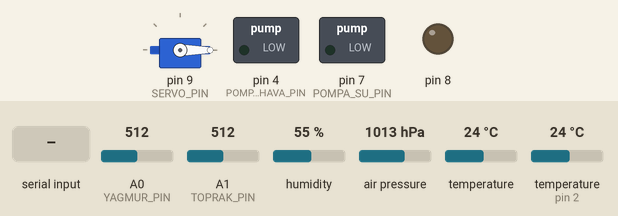
Recording of a sketch running on a simulated Arduino Uno, built with avr-gcc and run on an emulated ATmega328P. On the bench: servo, switched loads named in the sketch (green lamp = pin HIGH), output pins drawn as LEDs (lit = HIGH). Inputs (shaded band) come from the test bench; at power-on: A0 (YAGMUR_PIN) = 512, A1 (TOPRAK_PIN) = 512, humidity 55 %, air pressure 1013 hPa, temperature 24 °C, temperature (sensor on pin 2) 24 °C. What the sketch prints to the serial monitor is not drawn.

Above: at 1.3 s.
1.4 s: "PIN 8 1\n" received over Serial
At 3.5 s:
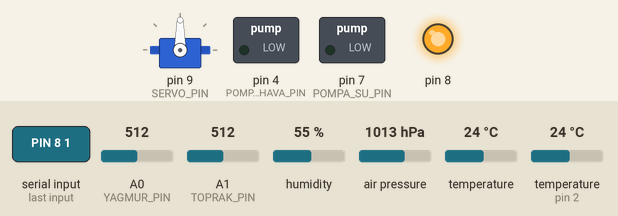
4.0 s: A0 (YAGMUR_PIN) set to 647
5.9 s: A0 (YAGMUR_PIN) set to 671
At 8.2 s:
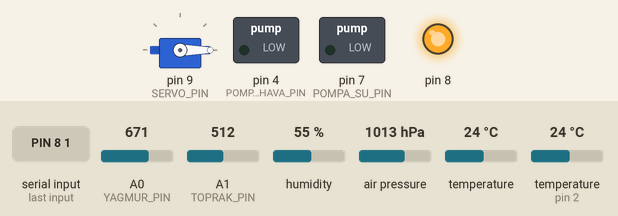
8.6 s: "SERVO 45\n" received over Serial
At 10.8 s:
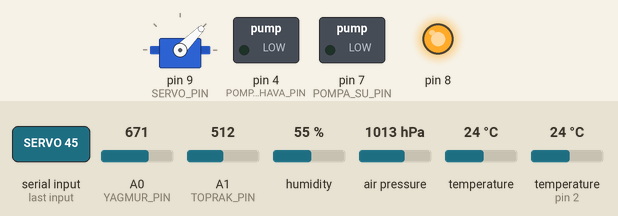
11.4 s: "SERVO 150\n" received over Serial
At 12.9 s:
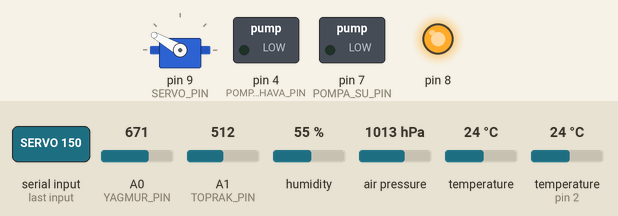
Timing chart, 0 to 14.4 s (numbered marks = the images above; inputs shaded):
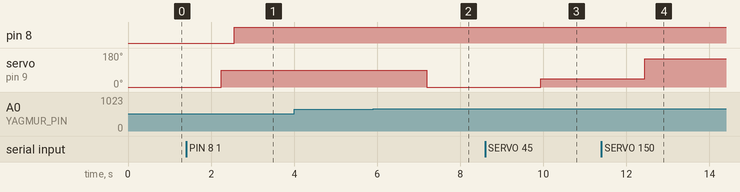

Measured:
- the behaviour switches between 655 and 656 on A0 (YAGMUR_PIN) (found by bisection; images 1 and 2)
- after the input at 1.4 s, pin 8: LOW → HIGH after 1.2 s
- after the input at 4.0 s, every drawn part: stays the same
- after the input at 5.9 s, servo on pin 9 (SERVO_PIN): 90° → 0° after 1.3 s
- after the input at 8.6 s, servo on pin 9 (SERVO_PIN): 0° → 45° after 1.3 s
- after the input at 11.4 s, servo on pin 9 (SERVO_PIN): 45° → 150° after 1.0 s

The sketch:

farmbot_sensors.ino
```cpp
/*
 * FarmBot — Arduino sensör düğümü
 * ================================
 * Temel: senin yazdığın kod. Mantık ve Türkçe çıktılar aynen korundu.
 * Üzerine panele bağlanabilmesi için gerekenler eklendi.
 *
 * EKLENENLER
 *   1) Her ölçümden sonra tek satırlık VERI: satırı basılıyor.
 *      Köprü programı bu satırı okuyup buluta gönderiyor.
 *      Senin okuduğun Türkçe satırlar aynen duruyor.
 *   2) Seri porttan komut alma (panelden servo kontrolü için).
 *   3) OTOMATIK / MANUEL kip: panelden komut gelince otomatik karar durur,
 *      "AUTO" komutuyla geri açılır. Yoksa panel servoyu 90'a alsa bile
 *      döngü bir sonraki turda üzerine yazardı.
 *   4) Barometre bulunamazsa sistem artık DURMUYOR. Eski hâlinde while(1)
 *      tüm ölçümü kilitliyordu; tek sensör arızası yüzünden nem ve toprak
 *      verisi de kesiliyordu.
 *   5) Toprak nemi ham değerin yanında yüzde olarak da hesaplanıyor.
 *
 * GEREKEN KÜTÜPHANELER (senin zaten kurduklarının aynısı, yenisi yok)
 *   - Adafruit BMP085 Library      (BMP180/GY-68 ile uyumlu)
 *   - DHT sensor library           (Adafruit)
 *   - Adafruit Unified Sensor
 *   Servo ve Wire, Arduino IDE ile birlikte gelir.
 */

#include <Wire.h>
#include <Adafruit_BMP085.h>
#include <DHT.h>
#include <Servo.h>

// --- SENSÖR PİN TANIMLAMALARI ---
#define DHTPIN 2          // Nem ve sıcaklık sensörü D2'ye bağlı
#define DHTTYPE DHT11     // Elindeki sensör DHT11
#define YAGMUR_PIN A0     // HW-103 yağmur sensörünün analog (AO) pini
// Toprak nemi sensörü henüz yok. Taktığında A1'e bağla ve aşağıdaki
// Toprak nemi probu — uç değiştirme istasyonundaki sensör.
//
// A1'de, A0'da DEĞİL: A0'ı yağmur sensörü kullanıyor ve iki analog sensör
// aynı pini paylaşamaz. Paylaşırlarsa ikisi de birbirinin okumasını bozar ve
// hangi değerin hangisine ait olduğu anlaşılmaz.
#define TOPRAK_PIN A1
#define SERVO_PIN 9       // SG 5010 Servo pini

// --- NESNELERİ OLUŞTURMA ---
Adafruit_BMP085 bmp;
DHT dht(DHTPIN, DHTTYPE);
Servo tarimServo;

// --- YAĞMUR EŞİĞİ ---
// HW-103 kuruyken 1023'e yakın, su gördüğünde 0'a yakın değer verir.
// Doğru eşiği bulmak için: panelde "Yağmur (ham)" grafiğine bak, sensör
// kuruyken ve üstüne birkaç damla su damlattığında okunan değerlerin
// ortasını buraya yaz.
/*
 * Yağmur eşiği — ham ADC değeri bunun ALTINDAYSA "ıslak" sayılıyor.
 *
 * Sahada ölçüldü: sensör kuruyken ~990, ıslakken ~240. Yani su değdikçe
 * değer DÜŞÜYOR ve eşik ikisinin ortası: (990 + 240) / 2 = 615.
 *
 * Bir ara bunun tersini yazmıştım. Sebebi şuydu: sensör o sırada RX0'a
 * bağlıydı ve A0 boştaydı; boştaki pin yanındaki kanalın değerini kaptığı
 * için "kuru 286, ıslak 500" gibi anlamsız sayılar ölçmüştük. Sensör A0'a
 * alınınca gerçek davranış ortaya çıktı ve ilk yön doğru çıktı.
 *
 * `ESIK <sayi>` komutuyla çalışırken değiştirilebiliyor.
 */
int suEsikDegeri = 615;

/*
 * Histerezis — kararın sınırda titrememesi için.
 *
 * Sahada kuru sensörün iki saniyede 336'dan 495'e sıçradığını gördük. Tek bir
 * eşikle bu gürültü, saniyede bir "yağmur var / yok" demek ve vanayı sürekli
 * açıp kapamak anlamına gelirdi.
 *
 * Bu yüzden iki sınır var: ıslak demek için eşiğin bu kadar üstüne çıkmak,
 * kuru demek için bu kadar altına inmek gerekiyor. Arada kalan bölgede son
 * karar korunuyor.
 */
const int ESIK_HISTEREZIS = 40;
bool islakMi = false;

/*
 * POMPALAR
 * --------
 * D4 = hava pompası, D7 = su çıkışı (pompa ve vana aynı röleye bağlı).
 *
 * Pin pompayı **beslemiyor**, yalnızca röleyi anahtarlıyor: bir Arduino pini
 * ~20 mA verir, en küçük pompa bile yüzlerce mA çeker. Pompanın gücü ayrı
 * kaynaktan gelmeli.
 *
 * DİKKAT — röle yönü: piyasadaki modüllerin çoğu **aktif-LOW**, yani IN ucu
 * LOW iken röle çeker. Öyle bir modülünüz varsa buradaki POMPA_ACIK/KAPALI
 * değerlerini ters çevirin. Hangisi olduğunu denemeden bilmenin yolu yok;
 * yanlış varsayım, açılışta pompanın kendiliğinden çalışması demek.
 */
#define POMPA_HAVA_PIN 4

// D7 su çıkışının tamamını sürüyor: pompa ve vana **aynı röleye** bağlı,
// yani birlikte açılıp birlikte kapanıyorlar. Ayrı pin tanımlamak, olmayan
// bir ikinci röleyi sürmeye çalışmak olurdu.
#define POMPA_SU_PIN   7

const int POMPA_ACIK   = HIGH;
const int POMPA_KAPALI = LOW;

// Panelin gerçek durumu görebilmesi için son yazılan değeri saklıyoruz.
// Arduino pinin çıkışını geri okuyamıyor; komutu biz verdiğimiz için
// hatırlamak tek yol. Böylece panel "gönderdiğimi sanıyorum" yerine
// "kartın bildirdiği" durumu gösteriyor.
bool pompaHavaAcik = false;
bool pompaSuAcik = false;

// --- TOPRAK NEMİ (sensör takıldığında) ---
// Kalibrasyon: probu havada tutunca okunan değer -> TOPRAK_KURU,
// suya batırınca okunan -> TOPRAK_ISLAK. Panelde "Toprak (ham)" grafiğinden
// okuyup buraya yaz.
// Sahada ölçüldü: prob havadayken ~1020, suya batırılınca ~330.
// Önceki 620/260 tahmindi ve yüzdeyi sürekli %0 gösteriyordu.
const int TOPRAK_KURU  = 1020;
const int TOPRAK_ISLAK = 330;

// --- DURUM ---
bool barometreVar = false;   // Barometre bulunamazsa diğer sensörler çalışmaya devam etsin
bool otomatikKip = true;     // Panelden komut gelince false olur
int servoAcisi = 0;

void setup() {
  Serial.begin(9600);
  Serial.println("Sistem Baslatiliyor...");

  // 1. Servo Motor Başlatma
  tarimServo.attach(SERVO_PIN);
  tarimServo.write(servoAcisi); // Başlangıç konumu: Kapalı (0 derece)

  // 2. DHT (Nem/Sıcaklık) Başlatma
  dht.begin();

  // 3. GY-68 (Barometre) Başlatma
  barometreVar = bmp.begin();
  if (!barometreVar) {
    // Eskiden burada while(1) vardı ve tüm sistem donuyordu.
    // Artık sadece uyarıyoruz; nem, sıcaklık ve toprak ölçümü devam ediyor.
    Serial.println("UYARI: GY-68 Barometre bulunamadi! Kablolari kontrol edin.");
    Serial.println("       Diger sensorler calismaya devam ediyor.");
  }

  // HW-103 için pinMode ayarına gerek yoktur, analogRead doğrudan okur.

  /*
   * Pompaları açıkça KAPALI başlat.
   *
   * Bu satırlar olmadan pinler açılışta giriş (yüksek empedans) kalıyor ve
   * röle modülünün kendi davranışına bağlı olarak kısa süre çekebiliyor.
   * Elektrik kesilip geldiğinde ya da kart resetlendiğinde suyun kendiliğinden
   * akmaya başlaması kabul edilemez.
   */
  pinMode(POMPA_HAVA_PIN, OUTPUT);
  digitalWrite(POMPA_HAVA_PIN, POMPA_KAPALI);
  pinMode(POMPA_SU_PIN, OUTPUT);
  digitalWrite(POMPA_SU_PIN, POMPA_KAPALI);

  Serial.println("Tum Sensorler Aktif. Olcumler Basliyor...");
  Serial.println("----------------------------------------");

  // Köprü programı bu satırdan düğümün hazır olduğunu anlar
  Serial.print("HAZIR:{\"fw\":\"farmbot-node-2.0\",\"bmp180\":");
  Serial.print(barometreVar ? "true" : "false");
  Serial.println(",\"dht\":\"DHT11\"}");
}

void loop() {
  // Panelden komut gelmiş mi? (bloklamaz, sadece bekleyen varsa okur)
  komutlariIsle();

  // Sensörlerin veri toparlaması için 2 saniye bekliyoruz
  // (DHT11 saniyede sadece 1 kez güncellenebilir)
  delay(2000);

  // --- DHT VERİLERİNİ OKUMA ---
  float nem = dht.readHumidity();
  float dhtSicaklik = dht.readTemperature(); // Santigrat

  // --- GY-68 VERİLERİNİ OKUMA ---
  float bmpSicaklik = 0;
  int32_t basinc = 0;
  float rakim = 0;
  if (barometreVar) {
    bmpSicaklik = bmp.readTemperature();
    basinc = bmp.readPressure();          // Paskal (Pa)
    rakim = bmp.readAltitude();           // metre
  }

  // --- HW-103 YAĞMUR SENSÖRÜ ---
  int yagmurDegeri = yagmurOku();

  // Sensör verilerinde okuma hatası var mı kontrol et
  if (isnan(nem) || isnan(dhtSicaklik)) {
    Serial.println("HATA: DHT sensorunden veri okunamadi!");
    return; // Döngüyü başa sar
  }

  // --- EKRANA YAZDIRMA KISMI (senin yazdığın hâliyle) ---
  Serial.print("Hava Nemi: %");
  Serial.print(nem);
  Serial.print(" | Ort. Sicaklik: ");
  // İki farklı sıcaklık okunduğu için ortalamasını alabiliriz
  if (barometreVar) {
    Serial.print((dhtSicaklik + bmpSicaklik) / 2.0);
  } else {
    Serial.print(dhtSicaklik);
  }
  Serial.println(" *C");

  Serial.print("Basinc: ");
  Serial.print(basinc);
  Serial.print(" Pa | Yagmur/Nem Seviyesi: ");
  Serial.println(yagmurDegeri);

  // --- OTONOM KARAR MEKANİZMASI ---
  // Islaklık kararını tek yerde veriyoruz: servo da panel de aynı sonucu
  // görsün. İki ayrı yerde hesaplansaydı biri histerezisli, diğeri değil
  // olurdu ve panel "kuru" derken vana açık kalabilirdi.
  islaklikGuncelle(yagmurDegeri);

  // Panelden elle komut verildiyse (otomatikKip = false) karışmıyoruz.
  if (otomatikKip) {
    if (islakMi) {
      Serial.println("DURUM: Yagmur/Su Algilandi! Vana veya Tente Aciliyor...");
      servoyuAyarla(90); // Motor 90 dereceye gider
    } else {
      Serial.println("DURUM: Kuru hava. Sistem kapali konumda.");
      servoyuAyarla(0);  // Motor 0 dereceye geri döner
    }
  } else {
    Serial.print("DURUM: MANUEL kip. Servo ");
    Serial.print(servoAcisi);
    Serial.println(" derecede bekliyor.");
  }

  // --- PANELE GÖNDERİLEN SATIR ---
  // Köprü programı yalnızca bu satırı okur, üsttekileri yok sayar.
  paneleGonder(nem, dhtSicaklik, bmpSicaklik, basinc, rakim, yagmurDegeri);

  Serial.println("----------------------------------------");
}

/** Ham ADC değerini 0–100 arası toprak nemi yüzdesine çevirir. */
// Toprak nemi yüzdesi.
//
// Katsayılar sahada ölçülerek bulunuyor: probu havada tutunca okunan değer
// TOPRAK_KURU, suya batırınca okunan TOPRAK_ISLAK olmalı. Aşağıdaki 620/260
// tahmindir — yağmur sensöründe tahminle gidip yanılmıştık, burada da ham
// değere bakıp düzeltin.
float toprakYuzdesi(int ham) {
  long aralik = (long)TOPRAK_KURU - (long)TOPRAK_ISLAK;
  if (aralik == 0) return 0;
  float yuzde = (float)((long)TOPRAK_KURU - ham) * 100.0 / (float)aralik;
  if (yuzde < 0) yuzde = 0;
  if (yuzde > 100) yuzde = 100;
  return yuzde;
}

/** Servo açısını sınırlar içinde ayarlar. */
void servoyuAyarla(int aci) {
  if (aci < 0) aci = 0;
  if (aci > 180) aci = 180;
  servoAcisi = aci;
  tarimServo.write(servoAcisi);
}

/**
 * Ölçümleri tek satırda, panelin anlayacağı biçimde yazar.
 * Kütüphane kullanmadan elle üretiliyor — ek kurulum gerekmesin diye.
 *
 * Örnek çıktı:
 * VERI:{"dht_humidity":54.0,"dht_temperature":23.0,...}
 */
void paneleGonder(float nem, float dhtSic, float bmpSic,
                  int32_t basincPa, float rakim, int yagmurHam) {
  Serial.print("VERI:{");

  Serial.print("\"dht_humidity\":");     Serial.print(nem, 1);
  Serial.print(",\"dht_temperature\":"); Serial.print(dhtSic, 1);

  if (barometreVar) {
    Serial.print(",\"bmp180_temperature\":"); Serial.print(bmpSic, 1);
    // Panelde hPa bekleniyor; Pa degerini 100'e boluyoruz
    Serial.print(",\"bmp180_pressure\":");    Serial.print(basincPa / 100.0, 1);
    Serial.print(",\"bmp180_altitude\":");    Serial.print(rakim, 1);
  }

#ifdef TOPRAK_PIN
  /*
   * Toprak nemi. Ham değeri de gönderiyoruz çünkü yüzdeye çeviren katsayılar
   * (TOPRAK_KURU / TOPRAK_ISLAK) sahada ölçülerek bulunuyor — yağmur
   * sensöründe bunu tahminle yapıp yanılmıştık.
   *
   * Ortanca filtresi burada da geçerli: prob toprağa girip çıkarken analog
   * değer sıçrıyor.
   */
  int toprakHam = toprakOku();
  Serial.print(",\"soil_raw\":");      Serial.print(toprakHam);
  Serial.print(",\"soil_moisture\":"); Serial.print(toprakYuzdesi(toprakHam), 1);
#endif

  // A0'da tek bir yağmur sensörü var. Önceki sürüm bu değeri ayrıca
  // "hw103_soil" ve "hw103_soil_raw" olarak da gönderiyordu; ortada toprak
  // sensörü olmadığı için panel yağmur sensörünü toprak nemi diye gösteriyordu.
  // Servo hangi karara göre hareket ettiyse panel de onu görsün
  Serial.print(",\"hw103_rain\":");      Serial.print(islakMi ? 1 : 0);
  // Ham değer de gidiyor: eşiği panelden bakarak ayarlayabilmek için
  Serial.print(",\"hw103_rain_raw\":");  Serial.print(yagmurHam);
  Serial.print(",\"servo_aci\":");       Serial.print(servoAcisi);
  // Eşiği de gönderiyoruz: panelde ham değerin yanında hangi sınıra göre
  // karar verildiği görünsün, tahmin etmek gerekmesin
  Serial.print(",\"rain_threshold\":");  Serial.print(suEsikDegeri);

  // Pompa durumları. Panel bunları gösterince "gönderdiğimi sanıyorum" değil
  // "kartın bildirdiği" durum görünüyor; robot resetlense de doğru kalıyor.
  Serial.print(",\"pompa_hava\":");     Serial.print(pompaHavaAcik ? 1 : 0);
  Serial.print(",\"pompa_su\":");       Serial.print(pompaSuAcik ? 1 : 0);

  Serial.println("}");
}

/*
 * Panelden gelen komutlar. Basit metin satırları — Seri Monitör'e elle de
 * yazarak deneyebilirsin (satır sonu "Yeni Satır" olmalı):
 *
 *   SERVO 90     -> servoyu 90 dereceye al, MANUEL kipe geç
 *   AC           -> servo 90 derece (vana ac)
 *   KAPA         -> servo 0 derece  (vana kapa)
 *   AUTO         -> otomatik karar mekanizmasina geri don
 *   PIN 8 1      -> 8 numarali pini HIGH yap (role vb.)
 *   OKU          -> beklemeden hemen olcum satiri bas
 */
void komutlariIsle() {
  if (!Serial.available()) return;

  String satir = Serial.readStringUntil('\n');
  satir.trim();
  satir.toUpperCase();
  if (satir.length() == 0) return;

  if (satir.startsWith("SERVO")) {
    int aci = satir.substring(5).toInt();
    otomatikKip = false;
    servoyuAyarla(aci);
    cevapVer(true, "servo");

  } else if (satir == "AC") {
    otomatikKip = false;
    servoyuAyarla(90);
    cevapVer(true, "ac");

  } else if (satir == "KAPA") {
    otomatikKip = false;
    servoyuAyarla(0);
    cevapVer(true, "kapa");

  } else if (satir == "AUTO") {
    otomatikKip = true;
    cevapVer(true, "auto");

  } else if (satir.startsWith("PIN")) {
    // "PIN 8 1" -> pin 8, deger 1
    int bosluk1 = satir.indexOf(' ');
    int bosluk2 = satir.indexOf(' ', bosluk1 + 1);
    if (bosluk1 > 0 && bosluk2 > 0) {
      int pin = satir.substring(bosluk1 + 1, bosluk2).toInt();
      int deger = satir.substring(bosluk2 + 1).toInt();
      pinMode(pin, OUTPUT);
      digitalWrite(pin, deger ? POMPA_ACIK : POMPA_KAPALI);

      // Pompa pinleriyse durumu hatırla ki panele doğrusu gitsin
      if (pin == POMPA_HAVA_PIN) pompaHavaAcik = (deger != 0);
      if (pin == POMPA_SU_PIN)   pompaSuAcik  = (deger != 0);

      cevapVer(true, "pin");
    } else {
      cevapVer(false, "pin-eksik-parametre");
    }

  } else if (satir.startsWith("ESIK")) {
    // "ESIK 250" -> yağmur eşiğini değiştir.
    //
    // Çalışırken ayarlanabilmesi önemli: doğru eşik ancak sensörü kuruyken ve
    // ıslakken okuyarak bulunuyor ve her denemede eskizi yeniden yüklemek
    // saatler alıyordu.
    int bosluk = satir.indexOf(' ');
    int yeni = (bosluk > 0) ? satir.substring(bosluk + 1).toInt() : -1;
    if (yeni > 0 && yeni < 1024) {
      suEsikDegeri = yeni;
      cevapVer(true, "esik");
    } else {
      cevapVer(false, "esik-gecersiz");
    }

  } else if (satir == "OKU") {
    cevapVer(true, "oku");

  } else {
    cevapVer(false, "bilinmeyen-komut");
  }
}

/**
 * Yağmur sensörünü gürültüden arındırarak okur — beş örneğin ortancası.
 *
 * Neden tek okuma yetmiyor: sahada kuru sensörün iki saniye içinde 336'dan
 * 495'e sıçradığını gördük. Yüksek empedanslı bir analog girişte bu normal;
 * tek bir sıçrama, kararı yanlış tarafa çeviriyordu.
 *
 * Ortalama değil **ortanca** alıyoruz: ortalama, tek bir uç değeri sonuca
 * taşır; ortanca onu tamamen dışarıda bırakır.
 */
int yagmurOku() {
  int ornekler[5];
  for (int i = 0; i < 5; i++) {
    ornekler[i] = analogRead(YAGMUR_PIN);
    delay(4);  // ADC'nin toparlanması için; ardışık okuma birbirini etkiliyor
  }

  // Beş eleman için sıralama en anlaşılır yol
  for (int i = 0; i < 4; i++) {
    for (int j = i + 1; j < 5; j++) {
      if (ornekler[j] < ornekler[i]) {
        int gecici = ornekler[i];
        ornekler[i] = ornekler[j];
        ornekler[j] = gecici;
      }
    }
  }
  return ornekler[2];
}

#ifdef TOPRAK_PIN
/** Toprak probunu gürültüden arındırarak okur — beş örneğin ortancası. */
int toprakOku() {
  int ornekler[5];
  for (int i = 0; i < 5; i++) {
    ornekler[i] = analogRead(TOPRAK_PIN);
    delay(4);
  }
  for (int i = 0; i < 4; i++) {
    for (int j = i + 1; j < 5; j++) {
      if (ornekler[j] < ornekler[i]) {
        int gecici = ornekler[i];
        ornekler[i] = ornekler[j];
        ornekler[j] = gecici;
      }
    }
  }
  return ornekler[2];
}
#endif

/**
 * Islaklık durumunu histerezisle günceller.
 *
 * Değer eşiğin belirgin şekilde üstüne çıkmadan "ıslak", belirgin şekilde
 * altına inmeden "kuru" demiyoruz. Arada kalan bölgede son karar korunuyor.
 */
void islaklikGuncelle(int ham) {
  // Islak = DÜŞÜK değer. Islak demek için eşiğin belirgin şekilde altına
  // inmek, kuru demek için belirgin şekilde üstüne çıkmak gerekiyor.
  if (!islakMi && ham < suEsikDegeri - ESIK_HISTEREZIS) {
    islakMi = true;
  } else if (islakMi && ham > suEsikDegeri + ESIK_HISTEREZIS) {
    islakMi = false;
  }
}

/** Komut sonucunu paneldeki köprüye bildirir. */
void cevapVer(bool basarili, const char* komut) {
  Serial.print("CEVAP:{\"ok\":");
  Serial.print(basarili ? "true" : "false");
  Serial.print(",\"komut\":\"");
  Serial.print(komut);
  Serial.print("\",\"servo\":");
  Serial.print(servoAcisi);
  Serial.print(",\"kip\":\"");
  Serial.print(otomatikKip ? "AUTO" : "MANUEL");
  Serial.println("\"}");
}
```
